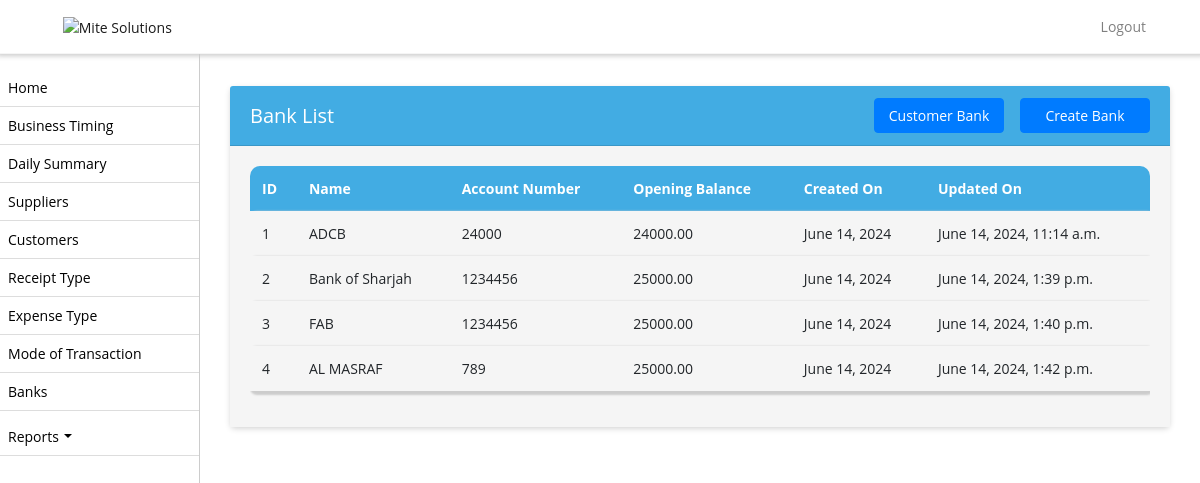
The page /banks/ (signed in) on the database its author committed.
### biztrackapp/models.py (models this page shows, shortened)
class Bank(models.Model):
    bank = models.ForeignKey(AllBank, on_delete=models.CASCADE, null=True)
    account_number = models.CharField(max_length=50)
    opening_balance = models.DecimalField(max_digits=10, decimal_places=2)
    business_profile = models.CharField(max_length=255, null=True)
    status = models.BooleanField(default=False)
    created_on = models.DateField(auto_now_add=True, null=True)
    update_on = models.DateTimeField(auto_now=True, null=True)

class AllBank(models.Model):
    name = models.CharField(max_length=255, choices=BANK_CHOICES)
    status = models.BooleanField(default=True)
    created_on = models.DateField(auto_now_add=True, null=True)
    update_on = models.DateTimeField(auto_now=True, null=True)

### biztrackapp/views.py (the view)
# urls.py: path('banks/', BankListView.as_view(), name='bank_list'),
class BankListView(ListView):
    model = Bank
    template_name = 'bank_list.html'
    def get_queryset(self):
        shop_admin = get_object_or_404(ShopAdmin, user=self.request.user)
        shop = shop_admin.shop
        business_profile = get_object_or_404(BusinessProfile, name=shop.name)
        return Bank.objects.filter(business_profile=business_profile.id).order_by('-created_on')

### biztrackapp/templates/bank_list.html (shortened to what this page needs)
{% extends 'base.html' %}
{% block content %}
<div class="container">
  <div class="card">
    <div class="card-header d-flex justify-content-between align-items-center">
      <h5 class="mb-0">Bank List</h5>
      <div>
        <a href="{% url 'create_bank' %}" class="btn btn-primary float-right">Create Bank</a>
      <a href="{% url 'create_all_banks' %}" class="btn btn-primary float-right mr-3">Customer Bank</a>
      </div>
  </div>
    <div class="card-body">
      <div class="table-responsive">
        <table class="table table-bordered table-striped nowrap" id="banklist">
          <thead>
            <tr>
              <th>ID</th>
              <th>Name</th>
              <th>Account Number</th>
              <th>Opening Balance</th>
              <th>Created On</th>
              <th>Updated On</th>
            </tr>
          </thead>
          <tbody>
            {% for bank in object_list %}
            <tr>
              <td>{{ bank.id }}</td>
              <td>{{ bank.bank.name}}</td>
              <td>{{ bank.account_number }}</td>
              <td>{{ bank.opening_balance }}</td>
              <td>{{ bank.created_on }}</td>
              <td>{{ bank.update_on }}</td>
            </tr>
            {% endfor %}
          </tbody>
        </table>
      </div>
    </div>
  </div>
</div>
{% endblock %}

### biztrackapp/templates/base.html (style rules this page uses)
.table-bordered td, .table-bordered th { border: transparent !important; }
.btn { min-width: 130px !important; }
.table-bordered>:not(caption)>* { border-width: 0px !important; box-shadow: 2px 2px 2px 2px #ccc; border-radius:5px; }
body, p, h1, h2, h3, h4, h5, h6, a, li, label, input, div, span, small { font-family: "Open Sans", sans-serif !important; }
body, p, a, li, li>a { font-size:14px !important; }
body { padding-top: 56px; background-color: #ffffff !important; }
table thead th { vertical-align: bottom; border-bottom: 2px solid #dee2e6; background-color: #42ace3 !important; color: #fff !important; }
tbody { border-bottom: 0px !important; background-color: #f5f5f5 !important; }
tbody>tr>td { background-color: #f5f5f5 !important; }
table { border:1px !important; }
div>.table-responsive, table, table>thead { border-radius: 10px !important; }
.card { border:0px !important; margin-top:15px; margin-bottom:15px; box-shadow: 0px 2px 6px -1px #ccc; }
.card-body { background-color: #f5f5f5 !important; }
.card-header { background-color: #42ace3 !important; color:#fff !important; }
.card-header>a, .card-header>h5 { color:#fff !important; }
a { text-decoration: none !important; }
.btn-primary { --bs-btn-color: #fff; --bs-btn-bg: #3280cc; --bs-btn-border-color: #3280cc; --bs-btn-hover-color: #000; --bs-btn-hover-bg: #1d5c96; --bs-btn-hover-border-color: #3280cc; --bs-btn-focus-shadow-rgb: 0, 155, 132; --bs-btn-active-color: #000; --bs-btn-active-bg: #33c5af; --bs-btn-active-border-color: #3280cc; --bs-btn-active-shadow: inset 0 3px 5px rgba(0, 0, 0, 0.125); --bs-btn-disabled-color: #000; --bs-btn-disabled-bg: #3280cc; --bs-btn-disabled-border-color: #3280cc; }

### rows shown on the page
Bank: id "1", bank.name "ADCB", account_number "24000", opening_balance "24000.00", created_on "June 14, 2024", update_on "June 14, 2024, 11:14 a.m."
Bank: id "2", bank.name "Bank of Sharjah", account_number "1234456", opening_balance "25000.00", created_on "June 14, 2024", update_on "June 14, 2024, 1:39 p.m."
Bank: id "3", bank.name "FAB", account_number "1234456", opening_balance "25000.00", created_on "June 14, 2024", update_on "June 14, 2024, 1:40 p.m."
Bank: id "4", bank.name "AL MASRAF", account_number "789", opening_balance "25000.00", created_on "June 14, 2024", update_on "June 14, 2024, 1:42 p.m."
